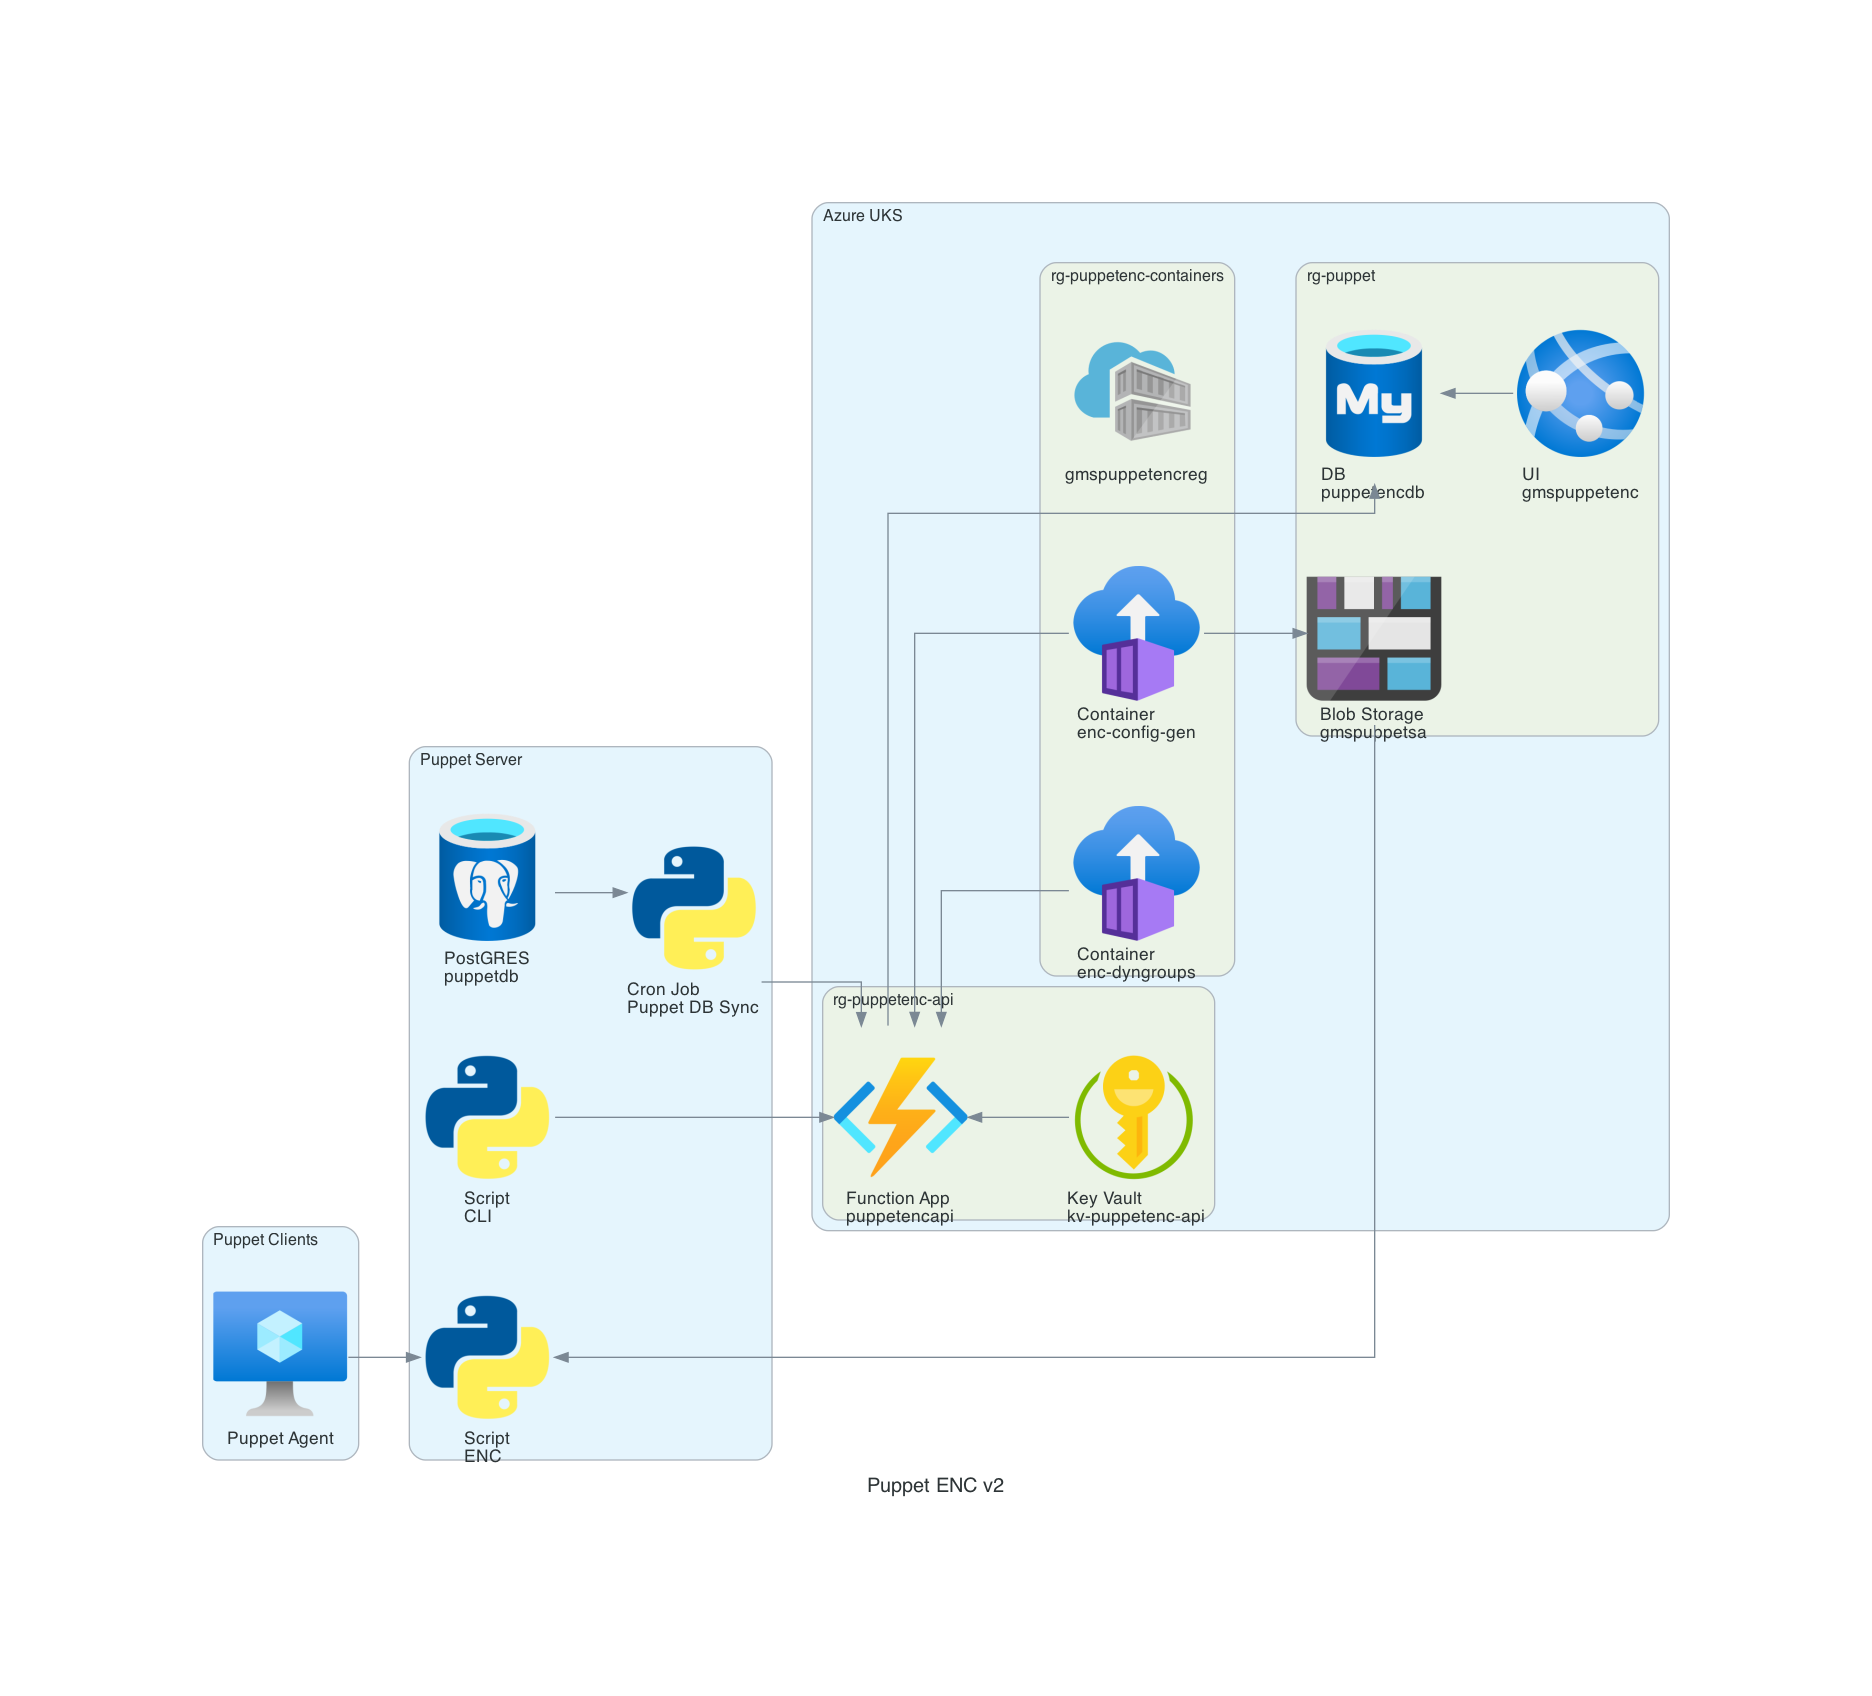

Generate this figure with Python:

from diagrams import Diagram, Cluster
from diagrams.azure.database import DatabaseForMysqlServers, DatabaseForPostgresqlServers
from diagrams.azure.compute import FunctionApps, AppServices, VM, ContainerRegistries, ContainerInstances
from diagrams.azure.security import KeyVaults
from diagrams.azure.storage import BlobStorage
from diagrams.programming.language import Python

with Diagram("Puppet ENC v2", show=False):

    with Cluster('Azure UKS'):

        with Cluster('rg-puppetenc-api'):
            apifuncapp = FunctionApps('Function App\rpuppetencapi')
            keyvault = KeyVaults('Key Vault\rkv-puppetenc-api')

        with Cluster('rg-puppet'):
            mysqldb = DatabaseForMysqlServers('DB\rpuppetencdb')
            uiappservice = AppServices('UI\rgmspuppetenc')
            blobstorage = BlobStorage('Blob Storage\rgmspuppetsa')

        with Cluster('rg-puppetenc-containers'):
            containerreg = ContainerRegistries('gmspuppetencreg')
            config_gen_container = ContainerInstances('Container\renc-config-gen')
            dyngroups_container = ContainerInstances('Container\renc-dyngroups')

    with Cluster('Puppet Server'):
        #puppetserver = VM('puppetserver')
        encprocess = Python('Script\rENC')
        syncprocess = Python('Cron Job\rPuppet DB Sync')
        cli = Python('Script\rCLI\r')
        puppetdb = DatabaseForPostgresqlServers('PostGRES\rpuppetdb')

    with Cluster('Puppet Clients'):
        puppetclient1 = VM('Puppet Agent')

    # Puppet Clients to server

    puppetclient1 >> encprocess

    # Puppet Server Relationships
    puppetdb >> syncprocess >> apifuncapp
    cli >> apifuncapp
    encprocess << blobstorage

    # Azure Relationships
    mysqldb << [apifuncapp, uiappservice]
    apifuncapp << keyvault
    #containerreg >> config_gen_container
    #containerreg >> dyngroups_container
    apifuncapp << config_gen_container >> blobstorage
    apifuncapp << dyngroups_container
